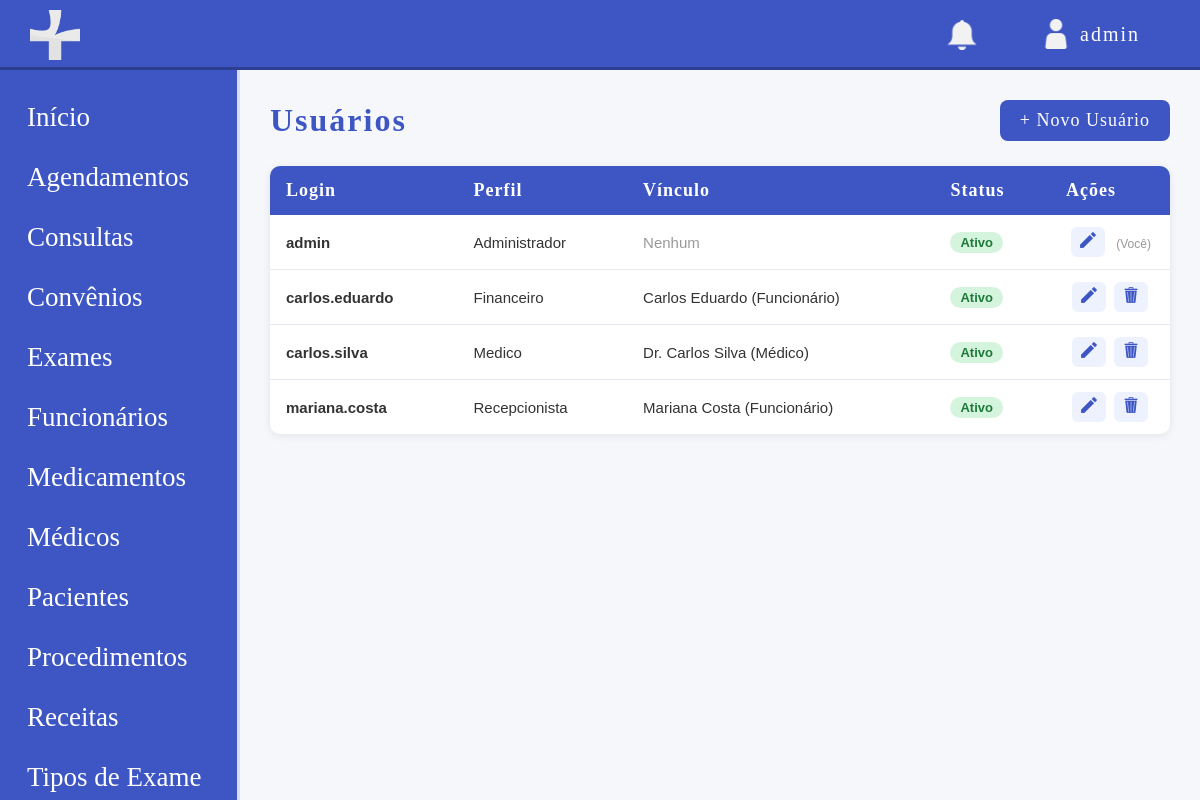
The page /modulos/usuarios/listar_usuario.php (signed in) on the database its author committed.
### tables this page shows
CREATE TABLE usuario (
    id INT UNSIGNED NOT NULL AUTO_INCREMENT,
    id_funcionario INT UNSIGNED DEFAULT NULL,
    id_medico INT UNSIGNED DEFAULT NULL,
    id_paciente INT UNSIGNED DEFAULT NULL,
    login VARCHAR(50) NOT NULL,
    senha_hash VARCHAR(255) NOT NULL,
    perfil ENUM('Paciente', 'Recepcionista', 'Administrador', 'Financeiro', 'Medico') NOT NULL,
    ativo TINYINT(1) NOT NULL DEFAULT 1,
    data_registro TIMESTAMP DEFAULT CURRENT_TIMESTAMP,
    PRIMARY KEY (id),
    UNIQUE KEY uk_usuario_login (login),
    KEY fk_usuario_funcionario (id_funcionario),
    KEY fk_usuario_medico (id_medico),
    KEY fk_usuario_paciente (id_paciente),
    CONSTRAINT fk_usuario_funcionario FOREIGN KEY (id_funcionario) REFERENCES funcionario (id),
    CONSTRAINT fk_usuario_medico FOREIGN KEY (id_medico) REFERENCES medico (id),
    CONSTRAINT fk_usuario_paciente FOREIGN KEY (id_paciente) REFERENCES paciente (id),
    CONSTRAINT chk_usuario_vinculo_unico CHECK (
        (id_funcionario IS NOT NULL AND id_medico IS NULL AND id_paciente IS NULL) OR
        (id_funcionario IS NULL AND id_medico IS NOT NULL AND id_paciente IS NULL) OR
        (id_funcionario IS NULL AND id_medico IS NULL AND id_paciente IS NOT NULL) OR
        (id_funcionario IS NULL AND id_medico IS NULL AND id_paciente IS NULL)
    )
);

CREATE TABLE funcionario (
    id INT UNSIGNED NOT NULL AUTO_INCREMENT,
    nome VARCHAR(50) NOT NULL,
    email VARCHAR(100) NOT NULL,
    cpf CHAR(14) NOT NULL,
    rg VARCHAR(20) NOT NULL,
    data_nascimento DATE NOT NULL,
    telefone VARCHAR(20) NOT NULL,
    cep CHAR(9) NOT NULL,
    estado VARCHAR(50) NOT NULL,
    cidade VARCHAR(50) NOT NULL,
    bairro VARCHAR(50) NOT NULL,
    rua VARCHAR(200) NOT NULL,
    numero VARCHAR(15) NOT NULL,
    salario DECIMAL(10,2) NOT NULL,
    cargo VARCHAR(50) NOT NULL,
    status ENUM('ATIVO', 'INATIVO') NOT NULL DEFAULT 'ATIVO',
    data_registro TIMESTAMP DEFAULT CURRENT_TIMESTAMP,
    PRIMARY KEY (id),
    UNIQUE KEY cpf (cpf),
    UNIQUE KEY rg (rg)
);

CREATE TABLE medico (
    id INT UNSIGNED NOT NULL AUTO_INCREMENT,
    nome VARCHAR(50) NOT NULL,
    email VARCHAR(100) NOT NULL,
    crm VARCHAR(20) NOT NULL,
    especialidade VARCHAR(50) DEFAULT NULL,
    cpf CHAR(14) NOT NULL,
    rg VARCHAR(20) NOT NULL,
    data_nascimento DATE NOT NULL,
    telefone VARCHAR(20) NOT NULL,
    cep CHAR(9) NOT NULL,
    estado VARCHAR(50) NOT NULL,
    cidade VARCHAR(50) NOT NULL,
    bairro VARCHAR(50) NOT NULL,
    rua VARCHAR(200) NOT NULL,
    numero VARCHAR(15) NOT NULL,
    salario DECIMAL(10,2) NOT NULL,
    status ENUM('ATIVO', 'INATIVO') NOT NULL DEFAULT 'ATIVO',
    data_registro TIMESTAMP DEFAULT CURRENT_TIMESTAMP,
    PRIMARY KEY (id),
    UNIQUE KEY CRMS (crm),
    UNIQUE KEY cpf (cpf),
    UNIQUE KEY rg (rg)
);

### modulos/usuarios/listar_usuario.php (the view, shortened to what this page needs)
<?php
require '../../config/conexao.php';
$base = '/site-clinicamedica';
$sql = "SELECT u.*,
               f.nome AS nome_funcionario,
               m.nome AS nome_medico,
               p.nome AS nome_paciente
        FROM usuario u
        LEFT JOIN funcionario f ON u.id_funcionario = f.id
        LEFT JOIN medico m ON u.id_medico = m.id
        LEFT JOIN paciente p ON u.id_paciente = p.id
        ORDER BY u.ativo DESC, u.login ASC";
$usuarios = $pdo->query($sql)->fetchAll();
?>
<!DOCTYPE html>
<html lang="pt-br">
<head>
    <link rel="stylesheet" href="<?php echo $base; ?>/css/style.css">
</head>
<body class="dashbody">
    <?php include '../../includes/header.php'; ?>
    <div class="layout">
        <?php include '../../includes/sidebar.php'; ?>
        <main class="main">
            <div class="pagina-topo">
                <h1>Usuários</h1>
                <a href="cadastrar_usuario.php" class="btn-novo">+ Novo Usuário</a>
            </div>
            <?php if (count($usuarios) === 0): ?>
                <div class="vazio">
                    <p>Nenhum usuário cadastrado ainda.</p>
                    <a href="cadastrar_usuario.php" class="btn-novo">Cadastrar o primeiro</a>
                </div>
            <?php else: ?>
                <table class="tabela">
                    <thead>
                        <tr>
                            <th>Login</th>
                            <th>Perfil</th>
                            <th>Vínculo</th>
                            <th>Status</th>
                            <th style="width: 120px;">Ações</th>
                        </tr>
                    </thead>
                    <tbody>
                        <?php foreach ($usuarios as $u): ?>
                            <tr class="<?php echo $u['ativo'] ? '' : 'linha-inativa'; ?>">
                                <td><strong><?php echo htmlspecialchars($u['login']); ?></strong></td>
                                <td><?php echo htmlspecialchars($u['perfil']); ?></td>
                                <td>
                                    <?php
                                    $nome_vinculo = '';
                                    if ($u['id_funcionario']) $nome_vinculo = $u['nome_funcionario'] . ' (Funcionário)';
                                    elseif ($u['id_medico']) $nome_vinculo = $u['nome_medico'] . ' (Médico)';
                                    elseif ($u['id_paciente']) $nome_vinculo = $u['nome_paciente'] . ' (Paciente)';
                                    if ($nome_vinculo) {
                                        echo htmlspecialchars($nome_vinculo);
                                    } else {
                                        echo '<span style="color: #999;">Nenhum</span>';
                                    }
                                    ?>
                                </td>
                                <td>
                                    <?php if ($u['ativo']): ?>
                                        <span class="tag tag-ativo">Ativo</span>
                                    <?php else: ?>
                                        <span class="tag tag-inativo">Inativo</span>
                                    <?php endif; ?>
                                </td>
                                <td class="acoes">
                                    <a href="editar_usuario.php?id=<?php echo $u['id']; ?>" class="btn-acao" title="Editar">
                                        <img src="../../img/editar_icon.png" class="iconeacao" alt="Editar">
                                    </a>
                                    <?php if ($u['id'] != $_SESSION['usuario_id']): ?>
                                        <a href="excluir_usuario.php?id=<?php echo $u['id']; ?>"
                                        class="btn-acao btn-excluir"
                                        title="Excluir"
                                        onclick="return confirm('Tem certeza que deseja excluir este usuário?');">
                                            <img src="../../img/excluir_icon.png" class="iconeacao" alt="Excluir">
                                        </a>
                                    <?php else: ?>
                                        <span style="font-size: 12px; color: #999; margin-left: 5px;" title="Você não pode excluir a si mesmo">(Você)</span>
                                    <?php endif; ?>
                                </td>
                            </tr>
                        <?php endforeach; ?>
                    </tbody>
                </table>
            <?php endif; ?>
        </main>
    </div>
</body>
</html>

### css/style.css (style rules this page uses)
* { margin: 0; padding: 0; box-sizing: border-box; }
body { font-family: Arial, sans-serif; background-color: #f5f7fb; color: #3d56c4; }
.layout { display: flex; }
.main { margin-left: 240px; padding: 100px 30px 30px; width: calc(100% - 240px); min-height: 100vh; }
.pagina-topo { display: flex; justify-content: space-between; align-items: center; margin-bottom: 25px; }
.pagina-topo h1 { font-family: 'Coolvetica'; font-size: 32px; color: #3d56c4; letter-spacing: 2px; }
.btn-novo { background-color: #3d56c4; color: white; text-decoration: none; padding: 10px 20px; border-radius: 8px; font-family: 'Coolvetica'; font-size: 18px; letter-spacing: 1px; transition: 0.2s; }
.tabela { width: 100%; border-collapse: collapse; background-color: white; border-radius: 10px; overflow: hidden; box-shadow: 0 2px 8px rgba(0,0,0,0.08); }
.tabela thead { background-color: #3d56c4; }
.tabela th { color: white; font-family: 'Coolvetica'; font-size: 18px; letter-spacing: 1px; padding: 14px 16px; text-align: left; }
.tabela td { padding: 12px 16px; border-bottom: 1px solid #e5e8f5; color: #333; font-size: 15px; }
.tabela tbody tr:last-child td { border-bottom: none; }
.tag { display: inline-block; padding: 3px 10px; border-radius: 12px; font-size: 13px; font-weight: 600; }
.tag-ativo { background-color: #d4f4dd; color: #1e7a3a; }
.acoes { text-align: center; white-space: nowrap; }
.btn-acao { display: inline-block; padding: 5px 9px; margin: 0 2px; border-radius: 6px; text-decoration: none; font-size: 16px; background-color: #eef2ff; transition: 0.2s; }
.iconeacao { width: 16px; height: 16px; }

### rows shown on the page
usuario: login "admin", perfil "Administrador", shows "Nenhum", ativo "Ativo", shows "(Você)"
usuario: login "carlos.eduardo", perfil "Financeiro", id_funcionario.nome "Carlos Eduardo (Funcionário)", ativo "Ativo"
usuario: login "carlos.silva", perfil "Medico", id_medico.nome "Dr. Carlos Silva (Médico)", ativo "Ativo"
usuario: login "mariana.costa", perfil "Recepcionista", id_funcionario.nome "Mariana Costa (Funcionário)", ativo "Ativo"

### other values the page prints
$nome_usuario "admin"
